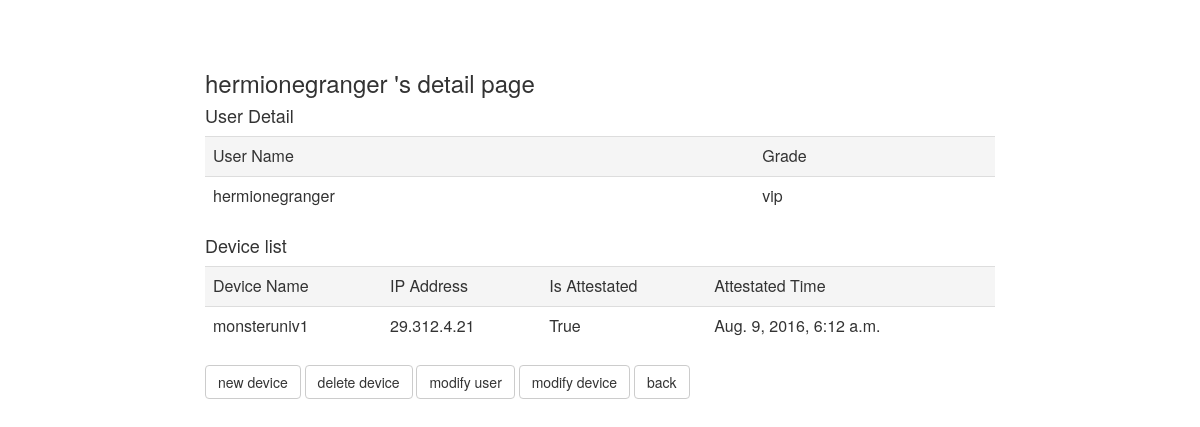
The app's page /mainpage/10/ with its own data.
### mainpage/models.py (models this page shows, shortened)
class Users(models.Model):
	user_name = models.CharField(max_length=200)
	grade = models.CharField(max_length=200)

class Devices(models.Model):
	device_name = models.CharField(max_length=200)
	ip = models.CharField(max_length=20)
	is_attestated = models.BooleanField(default=False)
	attestated_time = models.DateTimeField('date published', null=True)
	user = models.ForeignKey(Users)

### mainpage/views.py (the view)
# urls.py: url(r'^(?P<users_id>[0-9]+)/$', views.user_detail, name='user_detail'),
def user_detail(request, users_id):
	devices_list = Devices.objects.filter(user=users_id)
	template = loader.get_template('mainpage/user_detail.html')
	context = {
		'devices_list' : devices_list,
		'userinput' : Users.objects.get(id=users_id),
	}
	return HttpResponse(template.render(context, request))

### mainpage/templates/mainpage/user_detail.html (shortened to what this page needs)
<head>
	<link rel="stylesheet" href="https://maxcdn.bootstrapcdn.com/bootstrap/3.3.7/css/bootstrap.min.css">
</head>
<body style='margin-top:50px'>
<div class="row">
  	<div class="col-md-2"></div>
  	<div class="col-md-8">
	<h3> {{userinput.user_name}} 's detail page</h3>
	<h4> User Detail </h4>
	<table class="table">
	<tr class="active"><td>User Name</td><td>Grade</td></tr>
	<tr><td>{{userinput.user_name}}</td><td>{{userinput.grade}}</td></tr>
	</table>
	{% if devices_list %}
	<h4> Device list </h4>
	<table class="table">
	<tr class="active"><td>Device Name</td><td>IP Address</td><td>Is Attestated</td><td>Attestated Time</td></tr>
		<ul>
		{% for device in devices_list %}
		<tr>
			<td>{{device.device_name}}</td>
			<td>{{device.ip}}</td>
			<td>{{device.is_attestated}}</td>
			<td>{{device.attestated_time}}</td>
		</tr>
		{% endfor %}
		</ul>
	</table>
	{% else %}
		<p> no devices </p>
	{% endif %}
	<a class="btn btn-default" href="/mainpage/{{userinput.id}}/device/write/" role="button">new device</a>
	<a class="btn btn-default" href="/mainpage/{{userinput.id}}/delete/device_check" role="button">delete device</a>
	<a class="btn btn-default" href="/mainpage/{{userinput.id}}/modify/" role="button">modify user</a>
	{% if devices_list %}
		<a class="btn btn-default" href="/mainpage/{{userinput.id}}/modify/device/check" role="button">modify device</a>
	{% endif %}
	<a class="btn btn-default" href="/mainpage/" role="button">back</a>
	</div>
	<div class="col-md-2"></div>
</div>
</body>

### records on screen
Users: user_name "hermionegranger", grade "vip"
Devices: device_name "monsteruniv1", ip "29.312.4.21", is_attestated "True", attestated_time "Aug. 9, 2016, 6:12 a.m."
